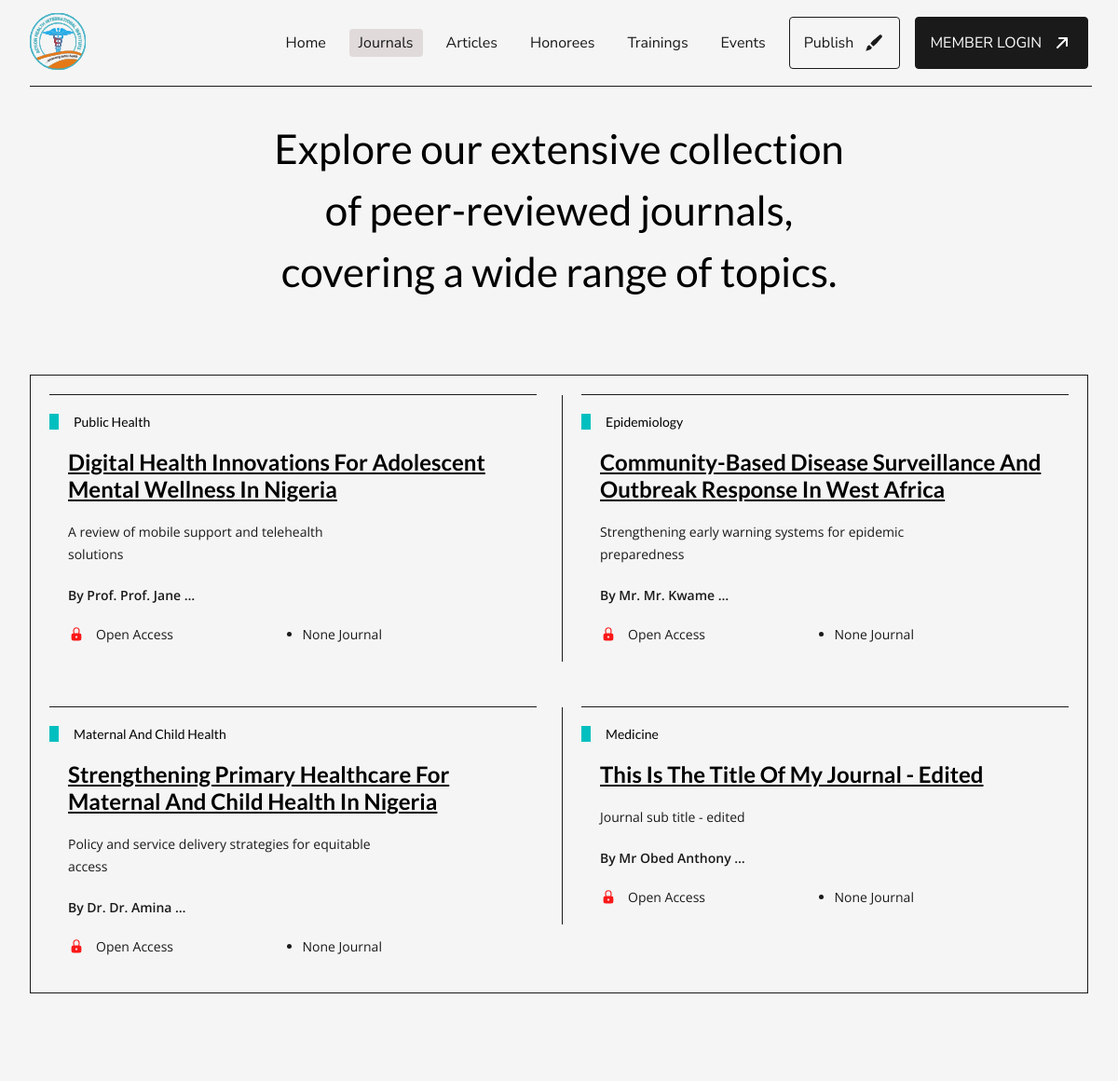
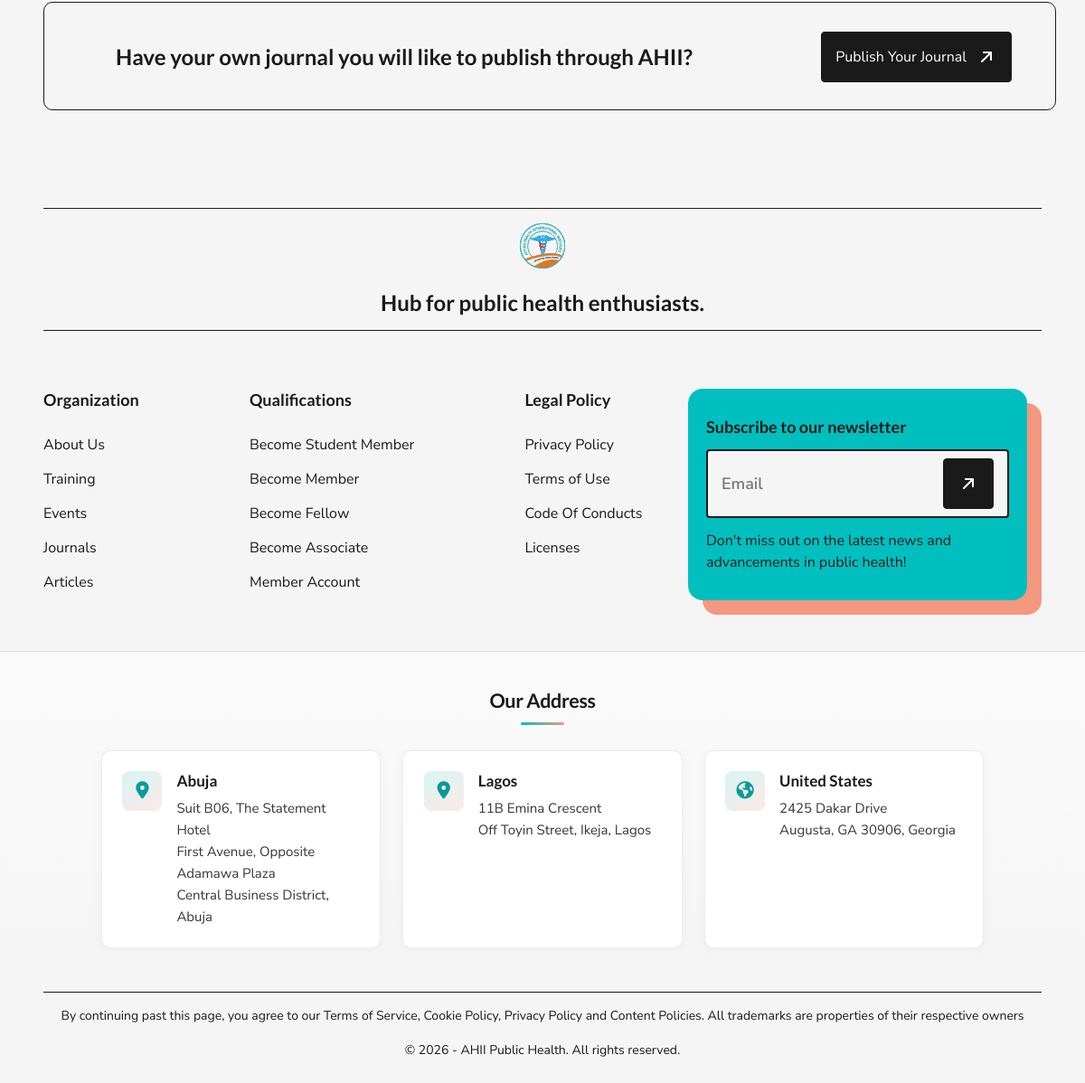
The page /journal/ on the database its author committed (2 pictures, top to bottom).
### journal/models.py (models this page shows, shortened)
class Journal(models.Model):
    POST_STATUS = (
        ('published', 'Published'),
        ('draft', 'Draft'),
    )
    user = models.ForeignKey(User, on_delete=models.CASCADE)
    title = models.CharField(max_length=255, unique=True)
    slug = models.SlugField(unique=True)
    sub_title = models.CharField(max_length=255, blank=True, null=True)
    abstract = models.TextField()
    keywords = models.CharField(max_length=255, blank=True, null=True)
    full_journal = models.TextField()
    type = models.CharField(max_length=25, blank=True, null=True)
    field = models.CharField(max_length=25)
    post_status = models.CharField(max_length=15, choices=POST_STATUS, default='Published')
    reviewed_by = models.CharField(max_length=255, blank=True, null=True)
    link_to_profile = models.CharField(max_length=255, blank=True, null=True)
    contributor_id_number = models.CharField(max_length=255, blank=True, null=True)
    special_note = models.CharField(max_length=255, blank=True, null=True)
    is_published = models.BooleanField(default=False)
    date_created = models.DateTimeField(auto_now_add=True)
    date_published = models.DateTimeField(blank=True, null=True)
    date_updated = models.DateTimeField(auto_now=True)
    class Meta:
        ordering = ('-date_published',)
    def get_absolute_url(self):
        return reverse("journal:journal_detail", kwargs={
            "slug": slugify(self.slug),
        })

### account/models.py (models this page shows, shortened)
class User(AbstractBaseUser):
    email = models.EmailField(
        verbose_name='email address',
        max_length=255,
        unique=True,
    )
    is_active = models.BooleanField(default=True)
    staff = models.BooleanField(default=False)  # a admin user; non super-user
    admin = models.BooleanField(default=False)  # a superuser
    date_created = models.DateTimeField(auto_now_add=True)
    date_updated = models.DateTimeField(auto_now=True)
    objects = UserManager()
    USERNAME_FIELD = 'email'

class Profile(models.Model):
    GENDER_CHOICES = (
        ('male', 'Male'),
        ('female', 'Female'),
    )
    MEMBERSHIP_LEVEL = (
        ('fellow', 'Fellow (FAHII)'),
        ('executive', 'Executive (EAHII)'),
        ('associate', 'Associate (AAHII)'),
        ('student', 'Student (SAHII)'),
    )
    user = models.OneToOneField(
        User, on_delete=models.CASCADE, null=True, related_name='user_profile')
    full_name = models.CharField(max_length=255)
    professional_prefix = models.CharField(max_length=20)
    country = models.CharField(max_length=255, blank=True, null=True, default="Nigerian")
    date_of_birth = models.DateField(blank=True, null=True)
    workplace = models.CharField(max_length=255, blank=True, null=True)
    field = models.CharField(max_length=255, blank=True, null=True)
    linkedin_url = models.CharField(max_length=255, blank=True, null=True)
    x_url = models.CharField(max_length=255, blank=True, null=True)
    about_me = models.TextField(blank=True, null=True)
    phone_number = models.CharField(max_length=25, blank=True, null=True)
    gender = models.CharField(
        max_length=10, choices=GENDER_CHOICES, blank=False, null=True)
    membership_level = models.CharField(max_length=50, choices=MEMBERSHIP_LEVEL)
    picture = models.ImageField(blank=True, null=True, upload_to=upload_location)
    date_created = models.DateTimeField(auto_now_add=True)
    date_updated = models.DateTimeField(auto_now=True)

### journal/views.py (the view)
# urls.py: path('', all_journals, name='all_journals'),
def all_journals(request):
    journals = Journal.objects.filter(is_published=True)
    return render(request, 'journal/all_journals.html', {'journals': journals})

### journal/templates/journal/all_journals.html (shortened to what this page needs)
{% extends 'base/base.html' %}
{% load static %}
{% block content %}
<body class="homepage">
  {% include "base/partials/navbar.html" %}
  <main id="main-journal">
    <section id="journals">
      <h2>
        Explore our extensive collection of peer-reviewed journals, covering a
        wide range of topics.
      </h2>
      <div class="journals {% if journals|length == 1 %}single{% endif %}">
        {% for journal in journals %}
        <article class="journal">
          <div class="journal-head">
            <span></span>
            <p>{{journal.field | title}}</p>
          </div>
          <h4>
            <a href="{{ journal.get_absolute_url }}">
              {{journal.title | title}}
            </a>
          </h4>
          <div class="content">
            <p>
              {% if journal.sub_title %}
                {{journal.sub_title | truncatechars:100}}
              {% else %}
                {{journal.abstract | truncatechars:100}}
              {% endif %}
            </p>
          </div>
          <h5>By {{ journal.user.user_profile.professional_prefix | title }} {{ journal.user.user_profile.full_name | title | truncatewords:2 }}</h5>
          <div class="access-type">
            <div>
              <img src="{% static 'img/paid-access-icon.svg' %}" alt="Paid access icon" />
              <p>Open Access</p>
            </div>
            <div>
              <ul>
                <li>None Journal</li>
              </ul>
            </div>
          </div>
        </article>
        {% endfor %}
      </div>
    </section>
    <section class="banner">
      <p>Have your own journal you will like to publish through AHII?</p>
      <a href="{% url 'journal:add_journal' %}" class="login">
        Publish Your Journal
      </a>
    </section>
</main>
  {% include "base/partials/footer.html" %}
</body>
{% endblock content %}

### rows shown on the page
Journal: field "Public Health", title "Digital Health Innovations For Adolescent Mental Wellness In Nigeria", sub_title "A review of mobile support and telehealth solutions", user.user_profile.professional_prefix "Prof.", user.user_profile.full_name "Prof. Jane …"
Journal: field "Epidemiology", title "Community-Based Disease Surveillance And Outbreak Response In West Africa", sub_title "Strengthening early warning systems for epidemic preparedness", user.user_profile.professional_prefix "Mr.", user.user_profile.full_name "Mr. Kwame …"
Journal: field "Maternal And Child Health", title "Strengthening Primary Healthcare For Maternal And Child Health In Nigeria", sub_title "Policy and service delivery strategies for equitable access", user.user_profile.professional_prefix "Dr.", user.user_profile.full_name "Dr. Amina …"
Journal: field "Medicine", title "This Is The Title Of My Journal - Edited", sub_title "Journal sub title - edited", user.user_profile.professional_prefix "Mr", user.user_profile.full_name "Obed Anthony …"
